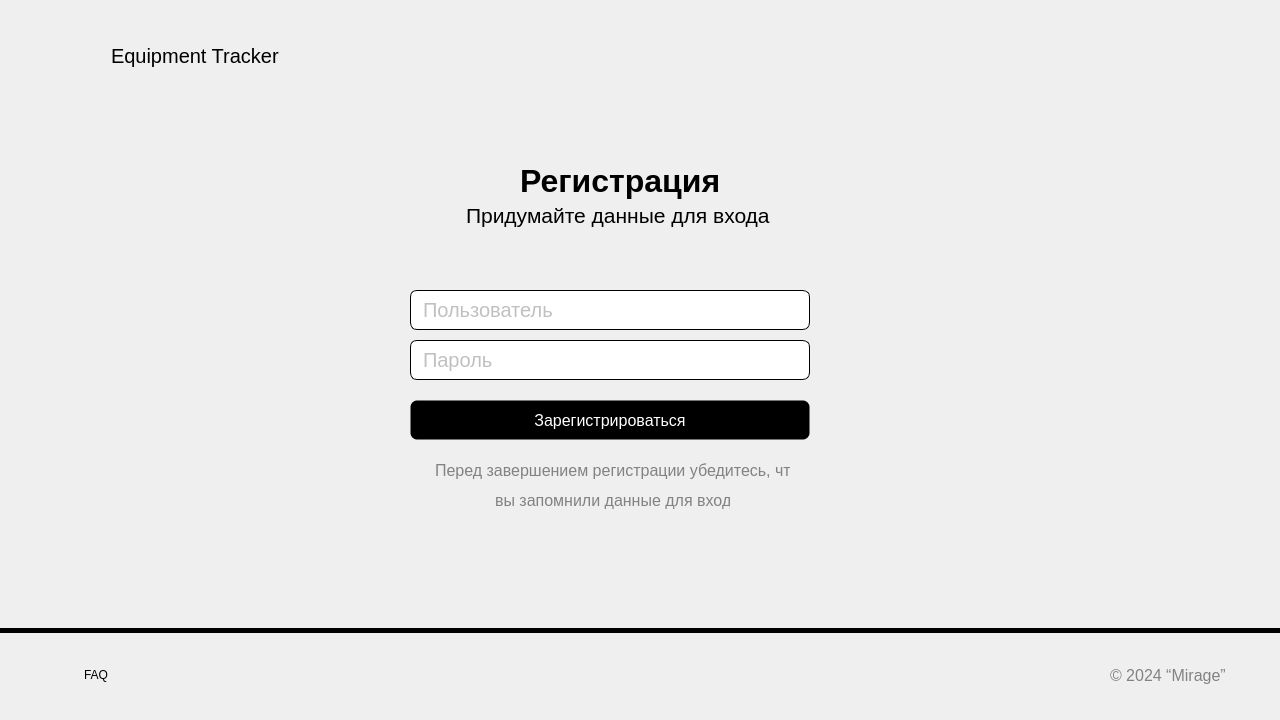
<?xml version="1.0" encoding="UTF-8"?>
<ui version="4.0">
 <class>registration_window</class>
 <widget class="QDialog" name="registration_window">
  <property name="geometry">
   <rect>
    <x>0</x>
    <y>0</y>
    <width>1280</width>
    <height>720</height>
   </rect>
  </property>
  <property name="minimumSize">
   <size>
    <width>0</width>
    <height>720</height>
   </size>
  </property>
  <property name="maximumSize">
   <size>
    <width>1280</width>
    <height>720</height>
   </size>
  </property>
  <property name="windowTitle">
   <string>Dialog</string>
  </property>
  <property name="styleSheet">
   <string notr="true">border: 1px solid rgba(0, 0, 0, 0);
border-radius: 7px;</string>
  </property>
  <widget class="QFrame" name="frame">
   <property name="geometry">
    <rect>
     <x>410</x>
     <y>160</y>
     <width>400</width>
     <height>361</height>
    </rect>
   </property>
   <property name="styleSheet">
    <string notr="true"/>
   </property>
   <property name="frameShape">
    <enum>QFrame::Shape::StyledPanel</enum>
   </property>
   <property name="frameShadow">
    <enum>QFrame::Shadow::Raised</enum>
   </property>
   <widget class="QLabel" name="labelMain">
    <property name="geometry">
     <rect>
      <x>100</x>
      <y>0</y>
      <width>211</width>
      <height>41</height>
     </rect>
    </property>
    <property name="font">
     <font>
      <pointsize>24</pointsize>
      <bold>true</bold>
     </font>
    </property>
    <property name="styleSheet">
     <string notr="true"/>
    </property>
    <property name="text">
     <string>Регистрация</string>
    </property>
   </widget>
   <widget class="QLabel" name="labelSecond">
    <property name="geometry">
     <rect>
      <x>50</x>
      <y>40</y>
      <width>311</width>
      <height>31</height>
     </rect>
    </property>
    <property name="font">
     <font>
      <pointsize>16</pointsize>
     </font>
    </property>
    <property name="text">
     <string>Придумайте данные для входа</string>
    </property>
   </widget>
   <widget class="QLineEdit" name="EnterRegistrationLogin">
    <property name="geometry">
     <rect>
      <x>0</x>
      <y>130</y>
      <width>400</width>
      <height>40</height>
     </rect>
    </property>
    <property name="minimumSize">
     <size>
      <width>400</width>
      <height>40</height>
     </size>
    </property>
    <property name="styleSheet">
     <string notr="true">border-color: rgb(0, 0, 0);
font-size: 20px;
padding-left: 10px;
color: rgb(130, 130, 130);</string>
    </property>
    <property name="inputMask">
     <string/>
    </property>
    <property name="text">
     <string/>
    </property>
    <property name="maxLength">
     <number>32767</number>
    </property>
    <property name="frame">
     <bool>true</bool>
    </property>
    <property name="placeholderText">
     <string>Пользователь</string>
    </property>
   </widget>
   <widget class="QLineEdit" name="EnterRegistrationPassword">
    <property name="geometry">
     <rect>
      <x>0</x>
      <y>180</y>
      <width>400</width>
      <height>40</height>
     </rect>
    </property>
    <property name="minimumSize">
     <size>
      <width>400</width>
      <height>40</height>
     </size>
    </property>
    <property name="styleSheet">
     <string notr="true">border-color: rgb(0, 0, 0);
font-size: 20px;
padding-left: 10px;
color: rgb(130, 130, 130);</string>
    </property>
    <property name="inputMask">
     <string/>
    </property>
    <property name="maxLength">
     <number>32767</number>
    </property>
    <property name="placeholderText">
     <string>Пароль</string>
    </property>
   </widget>
   <widget class="QPushButton" name="ButtonRegistration">
    <property name="geometry">
     <rect>
      <x>0</x>
      <y>240</y>
      <width>400</width>
      <height>40</height>
     </rect>
    </property>
    <property name="minimumSize">
     <size>
      <width>400</width>
      <height>40</height>
     </size>
    </property>
    <property name="styleSheet">
     <string notr="true">QPushButton {
font-size: 16px;
color: rgb(255, 255, 255);
background-color: rgb(0, 0, 0);
}

QPushButton:hover {
background-color: rgba(0, 0, 0, 95);
}

QPushButton:pressed {
background-color: rgba(0, 0, 0, 85);
}
</string>
    </property>
    <property name="text">
     <string>Зарегистрироваться</string>
    </property>
   </widget>
   <widget class="QLabel" name="labelinfo">
    <property name="geometry">
     <rect>
      <x>20</x>
      <y>290</y>
      <width>361</width>
      <height>40</height>
     </rect>
    </property>
    <property name="minimumSize">
     <size>
      <width>0</width>
      <height>40</height>
     </size>
    </property>
    <property name="styleSheet">
     <string notr="true">font-size: 16px;
color: rgb(130, 130, 130);</string>
    </property>
    <property name="text">
     <string>Перед завершением регистрации убедитесь, что</string>
    </property>
   </widget>
   <widget class="QLabel" name="labelinfo2">
    <property name="geometry">
     <rect>
      <x>80</x>
      <y>330</y>
      <width>241</width>
      <height>21</height>
     </rect>
    </property>
    <property name="styleSheet">
     <string notr="true">font-size: 16px;
color: rgb(130, 130, 130);</string>
    </property>
    <property name="text">
     <string>вы запомнили данные для входа</string>
    </property>
   </widget>
  </widget>
  <widget class="Line" name="line">
   <property name="geometry">
    <rect>
     <x>0</x>
     <y>628</y>
     <width>1281</width>
     <height>5</height>
    </rect>
   </property>
   <property name="styleSheet">
    <string notr="true">background-color: rgb(0, 0, 0);</string>
   </property>
   <property name="orientation">
    <enum>Qt::Orientation::Horizontal</enum>
   </property>
  </widget>
  <widget class="QLabel" name="label_3">
   <property name="geometry">
    <rect>
     <x>30</x>
     <y>650</y>
     <width>51</width>
     <height>50</height>
    </rect>
   </property>
   <property name="text">
    <string/>
   </property>
   <property name="pixmap">
    <pixmap resource="res-rc.qrc">:/icons/logo/faq.svg</pixmap>
   </property>
  </widget>
  <widget class="QLabel" name="label_4">
   <property name="geometry">
    <rect>
     <x>80</x>
     <y>650</y>
     <width>63</width>
     <height>50</height>
    </rect>
   </property>
   <property name="styleSheet">
    <string notr="true">font: 20pt &quot;Segoe UI&quot;;</string>
   </property>
   <property name="text">
    <string>FAQ</string>
   </property>
  </widget>
  <widget class="QLabel" name="label_5">
   <property name="geometry">
    <rect>
     <x>1105</x>
     <y>660</y>
     <width>131</width>
     <height>31</height>
    </rect>
   </property>
   <property name="styleSheet">
    <string notr="true">font-size: 16px;
color: rgb(130, 130, 130);</string>
   </property>
   <property name="text">
    <string>© 2024 “Mirage”</string>
   </property>
  </widget>
  <widget class="QWidget" name="layoutWidget">
   <property name="geometry">
    <rect>
     <x>30</x>
     <y>30</y>
     <width>255</width>
     <height>52</height>
    </rect>
   </property>
   <layout class="QHBoxLayout" name="horizontalLayout_3">
    <item>
     <widget class="QLabel" name="labelLogo">
      <property name="text">
       <string/>
      </property>
      <property name="pixmap">
       <pixmap resource="res-rc.qrc">:/icons/logo/logopen72.svg</pixmap>
      </property>
     </widget>
    </item>
    <item>
     <widget class="QLabel" name="labelLogoText">
      <property name="styleSheet">
       <string notr="true">font-size: 20px;

font: 700 16pt &quot;Segoe UI&quot;;</string>
      </property>
      <property name="text">
       <string>Equipment Tracker</string>
      </property>
     </widget>
    </item>
   </layout>
  </widget>
 </widget>
 <resources>
  <include location="res-rc.qrc"/>
  <include location="venv/Lib/site-packages/PySide6/res-rc.qrc"/>
 </resources>
 <connections/>
</ui>
